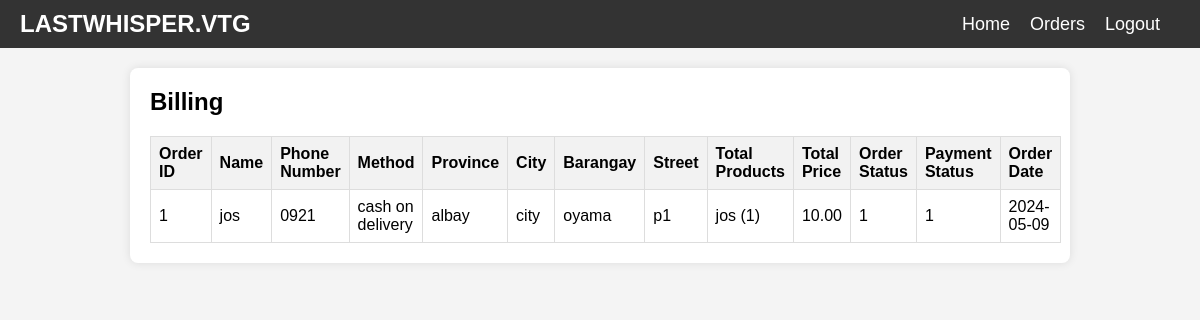
The page /vintage/billing.php (signed in) on the database its author committed.
### tables this page shows
CREATE TABLE `orders` (
  `id` int(11) NOT NULL,
  `name` varchar(55) NOT NULL,
  `phone_number` varchar(11) NOT NULL,
  `method` varchar(55) NOT NULL,
  `province` varchar(255) NOT NULL,
  `city` varchar(255) NOT NULL,
  `barangay` varchar(255) NOT NULL,
  `street` varchar(255) NOT NULL,
  `total_products` varchar(255) NOT NULL,
  `total_price` float(7,2) NOT NULL,
  `order_status` int(11) NOT NULL,
  `payment_status` int(11) NOT NULL,
  `order_date` date NOT NULL DEFAULT current_timestamp()
);

### vintage/billing.php (the view, shortened to what this page needs)
<?php
include 'vintage_db.php';
include 'navbar.php';
?>
<!DOCTYPE html>
<html lang="en">
<head>
    <link rel="stylesheet" href="css/bill.css">
</head>
<body>
    <div class="container">
        <h2>Billing</h2>
        <table>
            <thead>
                <tr>
                    <th>Order ID</th>
                    <th>Name</th>
                    <th>Phone Number</th>
                    <th>Method</th>
                    <th>Province</th>
                    <th>City</th>
                    <th>Barangay</th>
                    <th>Street</th>
                    <th>Total Products</th>
                    <th>Total Price</th>
                    <th>Order Status</th>
                    <th>Payment Status</th>
                    <th>Order Date</th>
                </tr>
            </thead>
            <tbody>
                <?php
                $query = "SELECT * FROM orders";
                $result = mysqli_query($conn, $query);
                if (mysqli_num_rows($result) > 0) {
                    while ($row = mysqli_fetch_assoc($result)) {
                        echo "<tr>";
                        echo "<td>{$row['id']}</td>";
                        echo "<td>{$row['name']}</td>";
                        echo "<td>{$row['phone_number']}</td>";
                        echo "<td>{$row['method']}</td>";
                        echo "<td>{$row['province']}</td>";
                        echo "<td>{$row['city']}</td>";
                        echo "<td>{$row['barangay']}</td>";
                        echo "<td>{$row['street']}</td>";
                        echo "<td>{$row['total_products']}</td>";
                        echo "<td>{$row['total_price']}</td>";
                        echo "<td>{$row['order_status']}</td>";
                        echo "<td>{$row['payment_status']}</td>";
                        echo "<td>{$row['order_date']}</td>";
                        echo "</tr>";
                    }
                } else {
                    echo "<tr><td colspan='13'>No orders found.</td></tr>";
                }
                ?>
            </tbody>
        </table>
    </div>
</body>
</html>

### vintage/css/bill.css (style rules this page uses)
body { font-family: Arial, sans-serif; margin: 0; padding: 0; background-color: #f4f4f4; }
.container { max-width: 900px; margin: 20px auto; background-color: #ffffff; padding: 20px; border-radius: 8px; box-shadow: 0 0 10px rgba(0, 0, 0, 0.1); }
h2 { margin-top: 0; }
table { width: 100%; border-collapse: collapse; }
th, td { border: 1px solid #ddd; padding: 8px; text-align: left; }
th { background-color: #f2f2f2; }

### rows shown on the page
orders: id "1", name "jos", phone_number "0921", method "cash on delivery", province "albay", city "city", barangay "oyama", street "p1", total_products "jos (1)", total_price "10.00", order_status "1", payment_status "1", order_date "2024-05-09"
